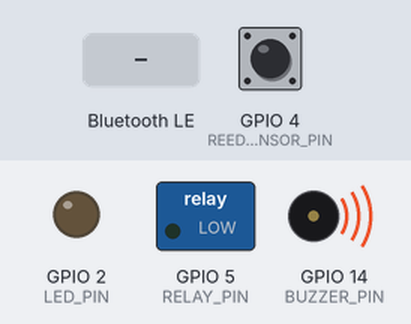
Recording of a sketch running on a simulated ESP32. Shown: switched loads named in the sketch (green lamp = pin HIGH), output pins drawn as LEDs (lit = HIGH), buzzer (waves = sounding, pin HIGH). Dashed ring = blinking. The test bench sets the inputs (shaded band); at power-on: GPIO 4 (REED_SENSOR_PIN) HIGH. Nothing arrives over Bluetooth unless stated; a phone connects over Bluetooth LE 3 s after start; what the sketch prints to the serial monitor is not drawn.

Above: at 1.2 s.
1.3 s: Bluetooth LE write "1" received
At 3.11 s:
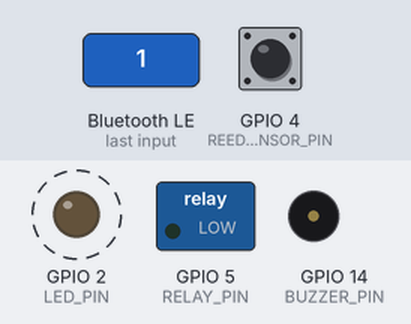
4.3 s: GPIO 4 (REED_SENSOR_PIN) pulsed LOW 2 times (0.12 s each, 0.3 s apart)
At 4.9 s:
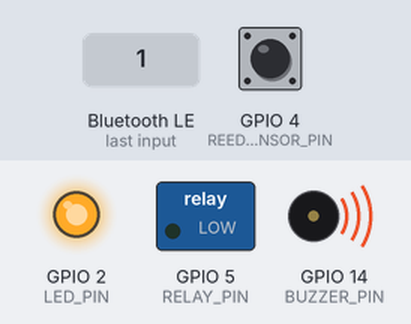
At 9.5 s:
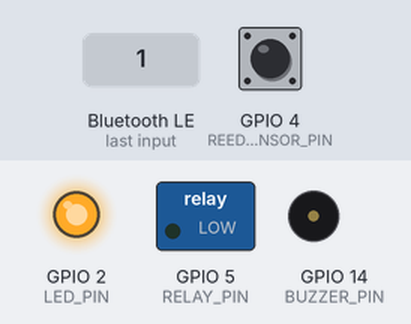
Timing chart, 0 to 11.0 s (numbered marks = the images above; inputs shaded):
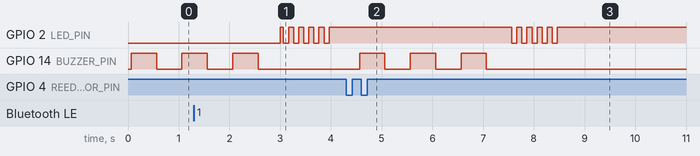

Measured:
- after the input at 4.3 s, GPIO 2 (LED_PIN): alternates HIGH for 0.10 s and LOW for 0.10 s, 10 changes in all, then stays HIGH, starting after 3.3 s; GPIO 14 (BUZZER_PIN): alternates HIGH for 0.50 s and LOW for 0.50 s, 6 changes in all, then stays LOW, starting after 0.26 s
- by itself, GPIO 2 (LED_PIN): alternates HIGH for 0.10 s and LOW for 0.10 s

The sketch:

ESP32_SKETCH.ino
```cpp
/*
 * ESP32 Smart Door Lock - BLE Server with Reed Sensor
 *
 * This sketch:
 * 1. Creates a BLE Server (advertises as "ESP32_DoorLock")
 * 2. Listens for OPEN/CLOSE commands from Flutter app
 * 3. Controls relay to lock/unlock door
 * 4. Monitors reed sensor for forced entry
 * 5. Sends forced entry events to Flutter app
 *
 * Pins:
 * GPIO 5  - Relay Control (HIGH = OPEN, LOW = CLOSED)
 * GPIO 4  - Reed Sensor (HIGH = open, LOW = closed)
 * GPIO 2  - LED Status indicator
 */

#include <BLEDevice.h>
#include <BLEServer.h>
#include <BLEUtils.h>
#include <BLE2902.h>
#include <WiFi.h>
#include <HTTPClient.h>

// ============================================================================
// PIN DEFINITIONS
// ============================================================================
#define RELAY_PIN 5           // Controls door lock relay
#define REED_SENSOR_PIN 4     // Magnetic reed sensor
#define LED_PIN 2             // Status LED
#define BUZZER_PIN 14         // Buzzer for alert

// ============================================================================
// BLE CONFIGURATION
// ============================================================================
#define SERVICE_UUID        "12345678-1234-5678-1234-56789abcdef0"
#define CHARACTERISTIC_UUID "87654321-4321-8765-4321-0fedcba98765"

BLEServer *pServer = NULL;
BLECharacteristic *pCharacteristic = NULL;
bool deviceConnected = false;
bool oldDeviceConnected = false;

// ============================================================================
// COMMAND DEFINITIONS
// ============================================================================
const char* CMD_OPEN = "OPEN";
const char* CMD_CLOSE = "CLOSE";

// Backend configuration
const char* BACKEND_IP = "192.168.1.100";  // Change to your PC IP
const int BACKEND_PORT = 8000;

// ============================================================================
// CALLBACK CLASS FOR BLE COMMANDS
// ============================================================================

class MyServerCallbacks: public BLEServerCallbacks {
    void onConnect(BLEServer* pServer) {
      deviceConnected = true;
      digitalWrite(LED_PIN, HIGH);  // LED on when connected
      Serial.println("Client connected!");
    };

    void onDisconnect(BLEServer* pServer) {
      deviceConnected = false;
      digitalWrite(LED_PIN, LOW);   // LED off when disconnected
      Serial.println("Client disconnected!");
    }
};

class MyCharacteristicCallbacks: public BLECharacteristicCallbacks {
    void onWrite(BLECharacteristic *pCharacteristic) {
      std::string value = pCharacteristic->getValue();

      if (value.length() > 0) {
        Serial.print("Received command: ");
        for (int i = 0; i < value.length(); i++) {
          Serial.print(value[i]);
        }
        Serial.println();

        // Handle OPEN command
        if (value == CMD_OPEN) {
          Serial.println("🔓 Opening door...");
          digitalWrite(RELAY_PIN, HIGH);  // Activate relay
          digitalWrite(LED_PIN, HIGH);    // Turn LED on
          delay(3000);                    // Keep relay active for 3 seconds
          digitalWrite(RELAY_PIN, LOW);   // Release relay
          pCharacteristic->setValue("DOOR_OPENED");
        }
        // Handle CLOSE command
        else if (value == CMD_CLOSE) {
          Serial.println("🔒 Closing door...");
          digitalWrite(RELAY_PIN, LOW);   // Deactivate relay
          digitalWrite(LED_PIN, LOW);     // Turn LED off
          pCharacteristic->setValue("DOOR_CLOSED");
        }
        else {
          Serial.println("⚠️ Unknown command!");
          pCharacteristic->setValue("ERROR");
        }
      }
    }
};

// ============================================================================
// REED SENSOR MONITORING
// ============================================================================

void checkReedSensor() {
  static int lastReedState = LOW;
  int currentReedState = digitalRead(REED_SENSOR_PIN);

  // Detect state change (door opened)
  if (currentReedState != lastReedState) {
    delay(50);  // Debounce
    currentReedState = digitalRead(REED_SENSOR_PIN);

    if (currentReedState == HIGH) {
      // Reed sensor opened (door opened)
      Serial.println("⚠️ FORCED ENTRY DETECTED!");
      triggerForcedEntryAlert();
    }
    lastReedState = currentReedState;
  }
}

void triggerForcedEntryAlert() {
  // Buzz buzzer
  for (int i = 0; i < 3; i++) {
    digitalWrite(BUZZER_PIN, HIGH);
    delay(500);
    digitalWrite(BUZZER_PIN, LOW);
    delay(500);
  }

  // Blink LED rapidly
  for (int i = 0; i < 10; i++) {
    digitalWrite(LED_PIN, !digitalRead(LED_PIN));
    delay(100);
  }

  // Send alert to backend
  logForcedEntryToBackend();
}

void logForcedEntryToBackend() {
  if (WiFi.status() == WL_CONNECTED) {
    HTTPClient http;
    String url = "http://" + String(BACKEND_IP) + ":" + String(BACKEND_PORT) + "/log_forced_entry/";

    http.begin(url);
    http.addHeader("Content-Type", "application/json");

    String payload = "{\"timestamp\": \"" + String(millis()) + "\"}";
    int httpResponseCode = http.POST(payload);

    if (httpResponseCode > 0) {
      Serial.println("Forced entry logged to backend. Response code: " + String(httpResponseCode));
    } else {
      Serial.println("Failed to log forced entry. Error: " + String(http.errorToString(httpResponseCode)));
    }
    http.end();
  }
}

// ============================================================================
// SETUP
// ============================================================================

void setup() {
  Serial.begin(115200);

  // Initialize pins
  pinMode(RELAY_PIN, OUTPUT);
  pinMode(REED_SENSOR_PIN, INPUT_PULLUP);
  pinMode(LED_PIN, OUTPUT);
  pinMode(BUZZER_PIN, OUTPUT);

  // Default states
  digitalWrite(RELAY_PIN, LOW);
  digitalWrite(LED_PIN, LOW);
  digitalWrite(BUZZER_PIN, LOW);

  Serial.println("\n\n=== Smart Door Lock Starting ===\n");

  // Initialize BLE
  BLEDevice::init("ESP32_DoorLock");
  pServer = BLEDevice::createServer();
  pServer->setCallbacks(new MyServerCallbacks());

  // Create BLE Service
  BLEService *pService = pServer->createService(SERVICE_UUID);

  // Create BLE Characteristic
  pCharacteristic = pService->createCharacteristic(
    CHARACTERISTIC_UUID,
    BLECharacteristic::PROPERTY_READ |
    BLECharacteristic::PROPERTY_WRITE |
    BLECharacteristic::PROPERTY_NOTIFY |
    BLECharacteristic::PROPERTY_INDICATE
  );

  // Add callbacks
  pCharacteristic->setCallbacks(new MyCharacteristicCallbacks());

  // Create a BLE Descriptor
  pCharacteristic->addDescriptor(new BLE2902());

  // Set initial value
  pCharacteristic->setValue("DOOR_CLOSED");

  // Start service
  pService->start();

  // Start advertising
  BLEAdvertising *pAdvertising = BLEDevice::getAdvertising();
  pAdvertising->addServiceUUID(SERVICE_UUID);
  pAdvertising->setScanResponse(false);
  pAdvertising->setMinPreferred(0x0);  // set value to 0x00 to not advertise this parameter
  BLEDevice::startAdvertising();

  Serial.println("BLE Server started. Device name: ESP32_DoorLock");
  Serial.println("Service UUID: " + String(SERVICE_UUID));
  Serial.println("Characteristic UUID: " + String(CHARACTERISTIC_UUID));
  Serial.println("\nWaiting for connections...");
}

// ============================================================================
// MAIN LOOP
// ============================================================================

void loop() {
  // Check for new connections
  if (!deviceConnected && oldDeviceConnected) {
    delay(500);
    pServer->startAdvertising();
    Serial.println("Start advertising");
    oldDeviceConnected = deviceConnected;
  }

  if (deviceConnected && !oldDeviceConnected) {
    oldDeviceConnected = deviceConnected;
  }

  // Monitor reed sensor for forced entry
  checkReedSensor();

  // Small delay
  delay(100);
}

/*
 * ARDUINO IDE INSTALLATION:
 *
 * 1. Install "ESP32" board in Boards Manager
 * 2. Select Board: "ESP32 Dev Module"
 * 3. Select COM Port (where ESP32 is connected)
 * 4. Paste this code into Arduino IDE
 * 5. Update BACKEND_IP to your PC's IP address
 * 6. Click Upload
 *
 * DEBUGGING:
 * - Open Serial Monitor (Baud: 115200)
 * - You should see "BLE Server started"
 * - When Flutter app connects, you'll see "Client connected"
 * - When you click "Lock"/"Unlock" in app, relay activates
 *
 * TROUBLESHOOTING:
 * - No "BLE Server started": Check ESP32 driver
 * - Device not found in Flutter app: Restart ESP32, check name
 * - Relay not activating: Check GPIO 5 pin connection and relay wiring
 */
```
